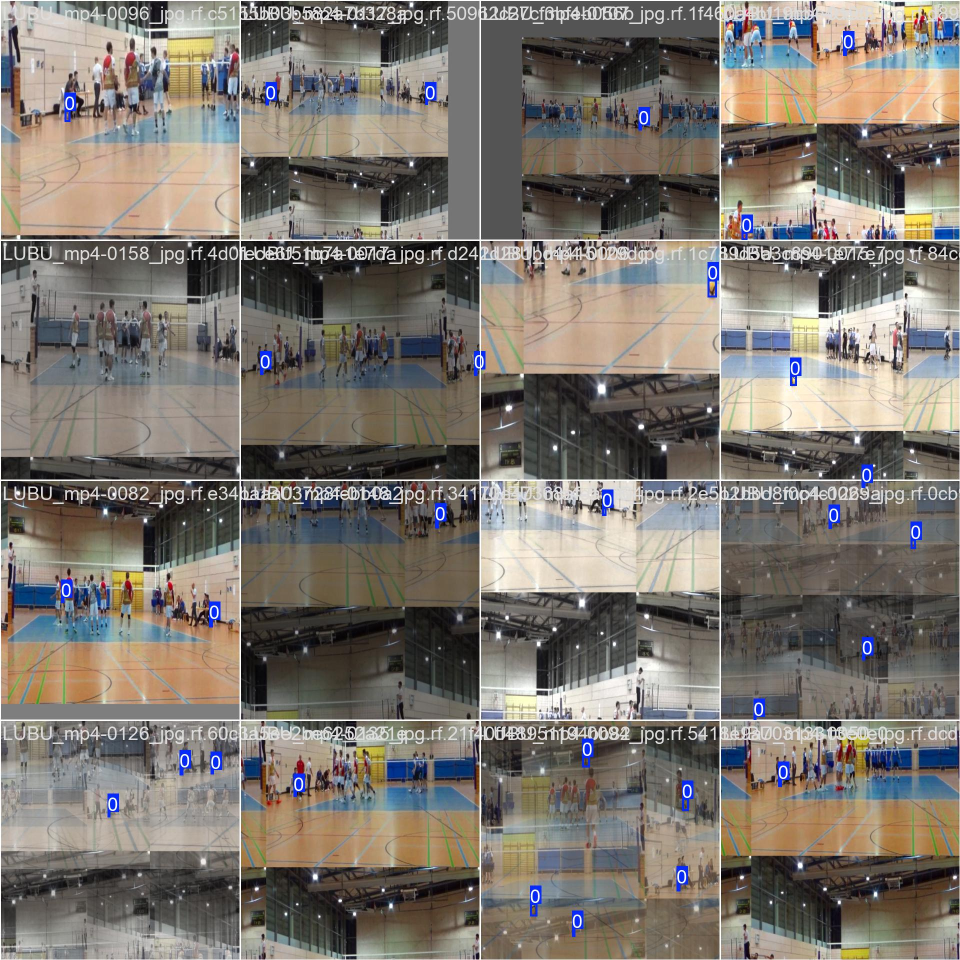
#> input picture Ball_tracking_files/train_batch0 (1).jpg.jpeg, 1920 x 1920 px (shown at 1/2 size)
$ python -i homography_service.py   (imports and definitions only)
#> lines starting #> are read from the running program, lines starting #| are printed output that depends on the picture
#> further down, picture is the input picture: shape (1920, 1920, 3); mean B, G, R 110.7, 118.2, 124.6
"""
Homography Service
──────────────────
Converts camera-view pixel coordinates → normalised top-down court coordinates.

Volleyball court standard: 18 m × 9 m
Origin = top-left of the court (team A back line, left sideline).

The four src_points are the court corners visible in the video frame,
ordered: [top-left, top-right, bottom-right, bottom-left].

Normalised output: x ∈ [0, 1]  (left → right), y ∈ [0, 1]  (top → bottom).
"""

import os
import cv2
import numpy as np
from typing import Tuple, List, Optional

# Standard volleyball court in pixels (scaled for computation)
COURT_W_PX = 900   # 18 m
COURT_H_PX = 450   #  9 m

WEIGHTS_DIR    = os.path.join(os.path.dirname(__file__), "..", "..", "..", "models", "weights")
COURT_WEIGHTS  = os.path.join(WEIGHTS_DIR, "court_detection_best.pt")

# Default court corners in the output (top-down) image
DST_POINTS = np.array([
    [0,          0         ],   # top-left
    [COURT_W_PX, 0         ],   # top-right
    [COURT_W_PX, COURT_H_PX],   # bottom-right
    [0,          COURT_H_PX],   # bottom-left
], dtype=np.float32)


class HomographyService:
    """Compute and apply the perspective transformation."""

    def __init__(self):
        self._H: Optional[np.ndarray] = None          # 3×3 homography matrix
        self._H_inv: Optional[np.ndarray] = None      # inverse (top-down → frame)
        self._src_points: Optional[np.ndarray] = None

    # ──────────────────────────────────────────────────────────────────────────
    # Calibration
    # ──────────────────────────────────────────────────────────────────────────

    def calibrate(self, src_points: List[List[float]]) -> bool:
        """
        Set the four court corners from the video frame.

        Parameters
        ----------
        src_points : [[x0,y0], [x1,y1], [x2,y2], [x3,y3]]
            Pixel coordinates of the four court corners in the video,
            ordered top-left, top-right, bottom-right, bottom-left.
        """
        pts = np.array(src_points, dtype=np.float32)
        if pts.shape != (4, 2):
            return False
        self._src_points = pts
        self._H, _ = cv2.findHomography(pts, DST_POINTS)
        if self._H is not None:
            self._H_inv = np.linalg.inv(self._H)
        return self._H is not None

    # [33 lines left out: function auto_calibrate_from_model, not called in this run]

    def auto_calibrate_from_lines(self, frame: np.ndarray) -> bool:
        """
        Automatic calibration using Hough line detection.

        Strategy
        --------
        1. Work only in the lower 70% of the frame (exclude audience stands).
        2. Detect lines with multiple Hough passes at different thresholds.
        3. Separate lines into horizontal vs vertical clusters by angle.
        4. Use robust percentile clipping (5th/95th) instead of absolute min/max
           to ignore outlier noise lines that would skew the corner estimate.
        5. Fall back to a court-region default (lower 65% of frame, full width)
           if fewer than 4 lines are found.
        """
        h, w = frame.shape[:2]

        # Only examine the lower portion — avoid crowd / scoreboard areas
        roi_top = int(h * 0.30)
        roi = frame[roi_top:, :]
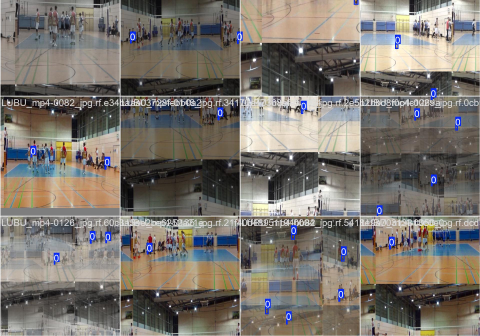
#> roi: shape (1344, 1920, 3) (shown at 1/4 size); mean B, G, R 108.5, 115.8, 121.7

        gray    = cv2.cvtColor(roi, cv2.COLOR_BGR2GRAY)
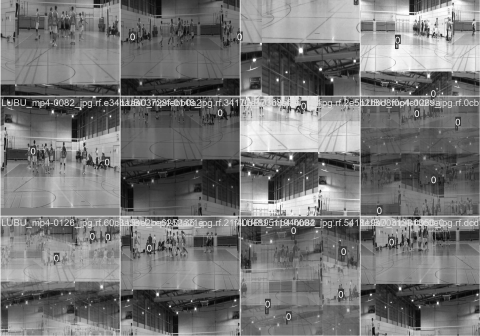
#> gray: shape (1344, 1920) (shown at 1/4 size); min 0, max 255, mean 116.7
        blurred = cv2.GaussianBlur(gray, (7, 7), 0)
        edges   = cv2.Canny(blurred, 30, 120, apertureSize=3)
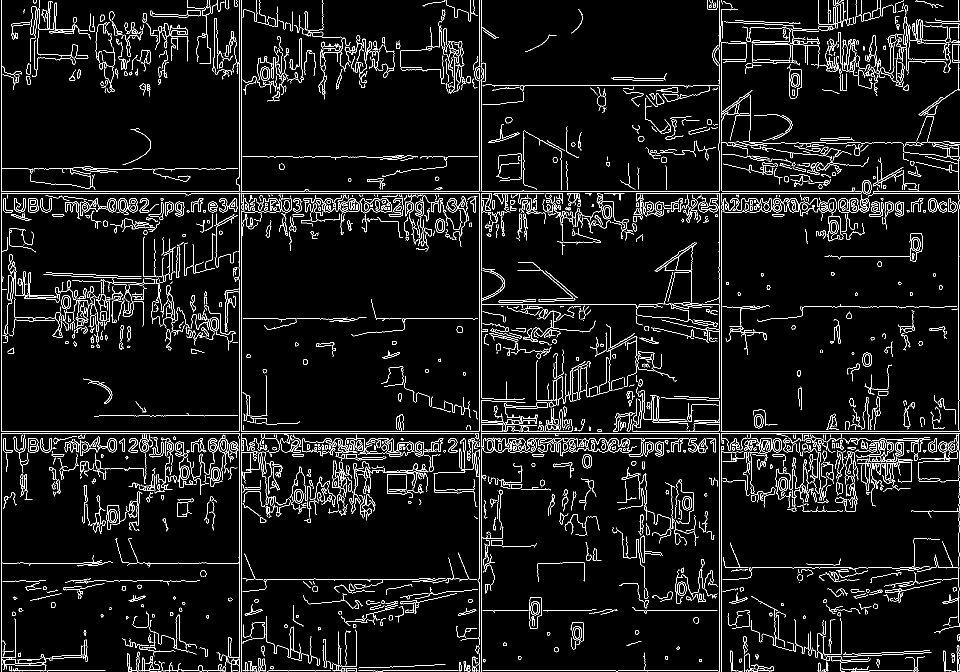
#> edges: shape (1344, 1920) (shown at 1/2 size); 5.8% white in thin lines or dots

        # Try progressively lower thresholds to find lines
        lines = None
        for threshold in (80, 60, 40):
            lines = cv2.HoughLinesP(
                edges, 1, np.pi / 180, threshold=threshold,
                minLineLength=w // 8, maxLineGap=30,
            )
            if lines is not None and len(lines) >= 4:
                break

        if lines is not None and len(lines) >= 4:
            pts = lines[:, 0, :]                          # (N, 4)
#> pts = 183 rows, first 6: [2, 386, 1919, 386], [2, 382, 1919, 382], [2, 862, 1158, 862], [2, 866, 1919, 866], [256, 1341, 1546, 1341], [2, 1343, 2, 0]
            # Re-offset y coordinates back to full-frame space
            pts[:, 1] += roi_top
            pts[:, 3] += roi_top

            # Separate horizontal vs vertical lines
            dx = (pts[:, 2] - pts[:, 0]).astype(float)
#> dx = 183 values, max 1917 at index 0, min 0 at index 5, mean 560.6
            dy = (pts[:, 3] - pts[:, 1]).astype(float)
#> dy = 183 values, max 78 at index 132, min -1343 at index 5, mean -60.82
            angles = np.abs(np.degrees(np.arctan2(dy, dx)))
#> angles = 183 values, max 90 at index 5, min 0 at index 0, mean 5.86
            horiz_mask = angles < 30                      # near-horizontal
            vert_mask  = angles > 60                      # near-vertical

            def pct_range(vals, lo=5, hi=95):
                return (int(np.percentile(vals, lo)),
                        int(np.percentile(vals, hi)))

            # Horizontal lines → define y_min, y_max
            if horiz_mask.sum() >= 2:
                hy = np.concatenate([pts[horiz_mask, 1], pts[horiz_mask, 3]])
#> hy = 346 values, max 1917 at index 4, min 624 at index 124, mean 1224.2
                y_min, y_max = pct_range(hy)
#> y_min = 672; y_max = 1580
            else:
                all_ys = np.concatenate([pts[:, 1], pts[:, 3]])
                y_min, y_max = pct_range(all_ys)

            # Vertical lines → define x_min, x_max
            if vert_mask.sum() >= 2:
                vx = np.concatenate([pts[vert_mask, 0], pts[vert_mask, 2]])
#> vx = 18 values, max 1917 at index 2, min 2 at index 0, mean 885
                x_min, x_max = pct_range(vx)
#> x_min = 2; x_max = 1917
            else:
                all_xs = np.concatenate([pts[:, 0], pts[:, 2]])
                x_min, x_max = pct_range(all_xs)

            # Sanity check: result must be a reasonable rectangle
            if (x_max - x_min) > w * 0.3 and (y_max - y_min) > h * 0.15:
                src = [
                    [x_min, y_min], [x_max, y_min],
                    [x_max, y_max], [x_min, y_max],
                ]
#> src = [[2, 672], [1917, 672], [1917, 1580], [2, 1580]]
                return self.calibrate(src)
#> in calibrate, `self._H, _ = cv2.findHomography(pts, DST_POINTS)`: self._H = [[0.47, 0, -0.94], [0, 0.496, -333], [0, 0, 1]]
#> in calibrate, `self._H_inv = np.linalg.inv(self._H)`: self._H_inv = [[2.13, 0, 2], [0, 2.02, 672], [0, 0, 1]]

        # Fallback: assume the court occupies the lower 70% of the frame,
        # full width with a small margin.  This works for standard broadcast angles
        # where the camera is mounted above and slightly behind the end line.
        margin_x = int(w * 0.03)
        y_top    = int(h * 0.30)          # court starts at ~30% down
        y_bot    = int(h * 0.97)          # court ends near the bottom
        src = [
            [margin_x,     y_top],
            [w - margin_x, y_top],
            [w - margin_x, y_bot],
            [margin_x,     y_bot],
        ]
        return self.calibrate(src)

    # [49 lines left out: function auto_calibrate_best_of, not called in this run]

    # ──────────────────────────────────────────────────────────────────────────
    # Transformation helpers
    # ──────────────────────────────────────────────────────────────────────────

    def is_calibrated(self) -> bool:
        return self._H is not None

    # [55 lines left out: functions frame_to_court, court_to_frame, transform_bbox_center, get_court_image, not called in this run]

>>> import cv2
>>> picture = cv2.imread('../../../Ball_tracking_files/train_batch0 (1).jpg.jpeg')
>>> result = HomographyService().auto_calibrate_from_lines(picture)
#> result = True

$ run again, on Ball_tracking_files/train_batch1 (1).jpg.jpeg
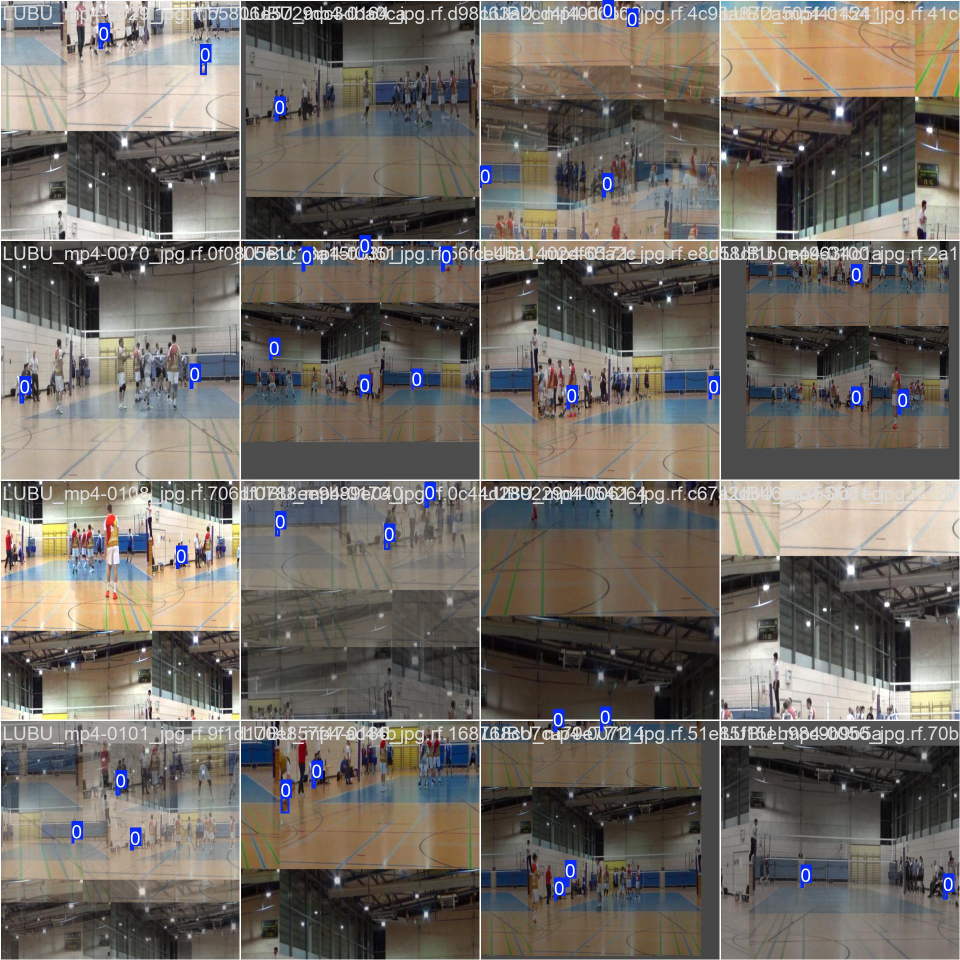
#> input picture Ball_tracking_files/train_batch1 (1).jpg.jpeg, 1920 x 1920 px (shown at 1/2 size)
#> picture is the input picture: shape (1920, 1920, 3); mean B, G, R 100.3, 106.9, 112.7
#> in auto_calibrate_from_lines, `gray    = cv2.cvtColor(roi, cv2.COLOR_BGR2GRAY)`:
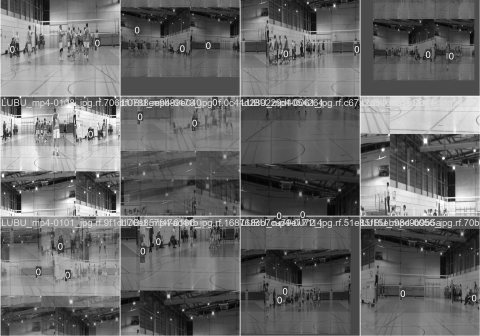
#> gray: shape (1344, 1920) (shown at 1/4 size); min 0, max 255, mean 105
#> in auto_calibrate_from_lines, `edges   = cv2.Canny(blurred, 30, 120, apertureSize=3)`:
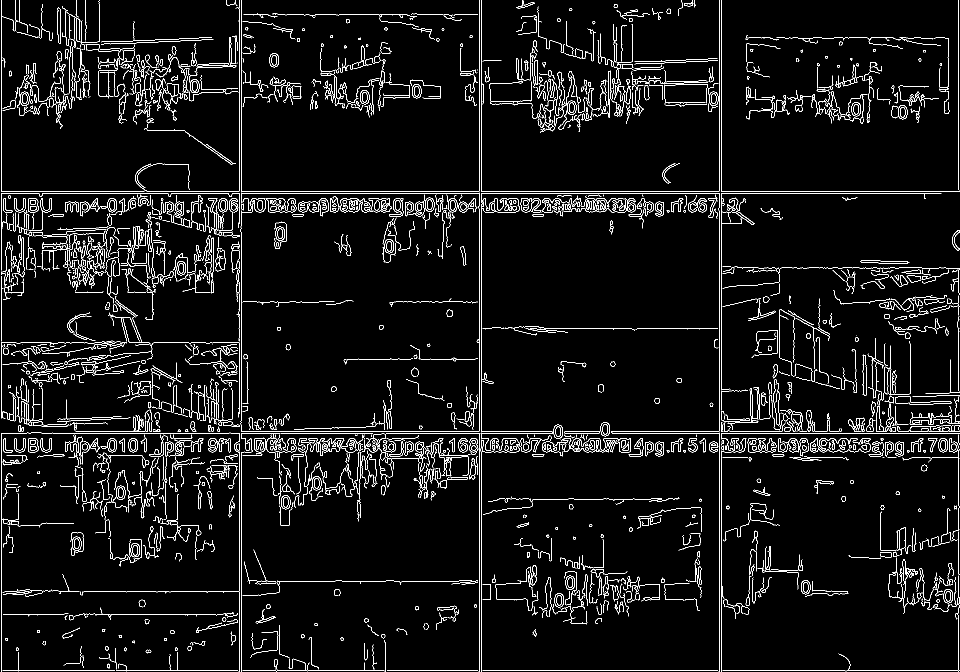
#> edges: shape (1344, 1920) (shown at 1/2 size); 5% white in thin lines or dots
#> in auto_calibrate_from_lines, `pts = lines[:, 0, :]`: pts = 152 rows, first 6: [2, 386, 1862, 386], [774, 866, 1919, 866], [2, 1341, 1918, 1341], [2, 382, 1919, 382], [2, 1343, 2, 0], [482, 1343, 482, 0]
#> dx = 152 values, max 1917 at index 3, min 0 at index 4, mean 672.1
#> dy = 152 values, max 314 at index 135, min -1343 at index 4, mean -59.24
#> angles = 152 values, max 90 at index 4, min 0 at index 0, mean 7.53
#> hy = 280 values, max 1917 at index 2, min 605 at index 25, mean 1160.3
#> y_min = 733; y_max = 1738
#> vx = 22 values, max 1917 at index 7, min 2 at index 0, mean 915.6
#> x_min = 12; x_max = 1917
#> src = [[12, 733], [1917, 733], [1917, 1738], [12, 1738]]
#> self._H = [[0.472, 0, -5.67], [0, 0.448, -328.2], [0, 0, 1]]
#> self._H_inv = [[2.12, 0, 12], [0, 2.23, 733], [0, 0, 1]]
#> result = True

$ run again, on Ball_tracking_files/train_batch2 (1).jpg.jpeg
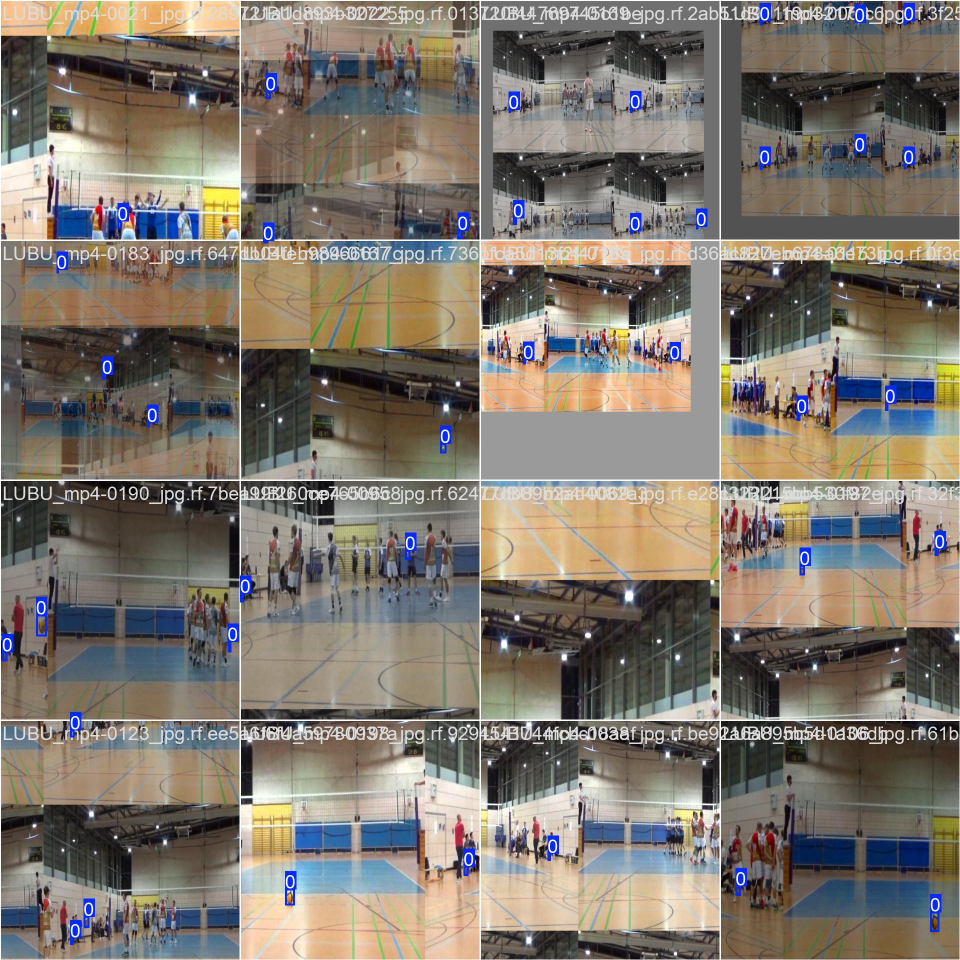
#> input picture Ball_tracking_files/train_batch2 (1).jpg.jpeg, 1920 x 1920 px (shown at 1/2 size)
#> picture is the input picture: shape (1920, 1920, 3); mean B, G, R 109.2, 118.9, 126.3
#> in auto_calibrate_from_lines, `gray    = cv2.cvtColor(roi, cv2.COLOR_BGR2GRAY)`:
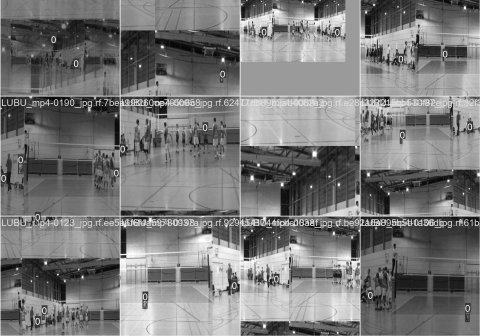
#> gray: shape (1344, 1920) (shown at 1/4 size); min 0, max 255, mean 120.7
#> in auto_calibrate_from_lines, `edges   = cv2.Canny(blurred, 30, 120, apertureSize=3)`:
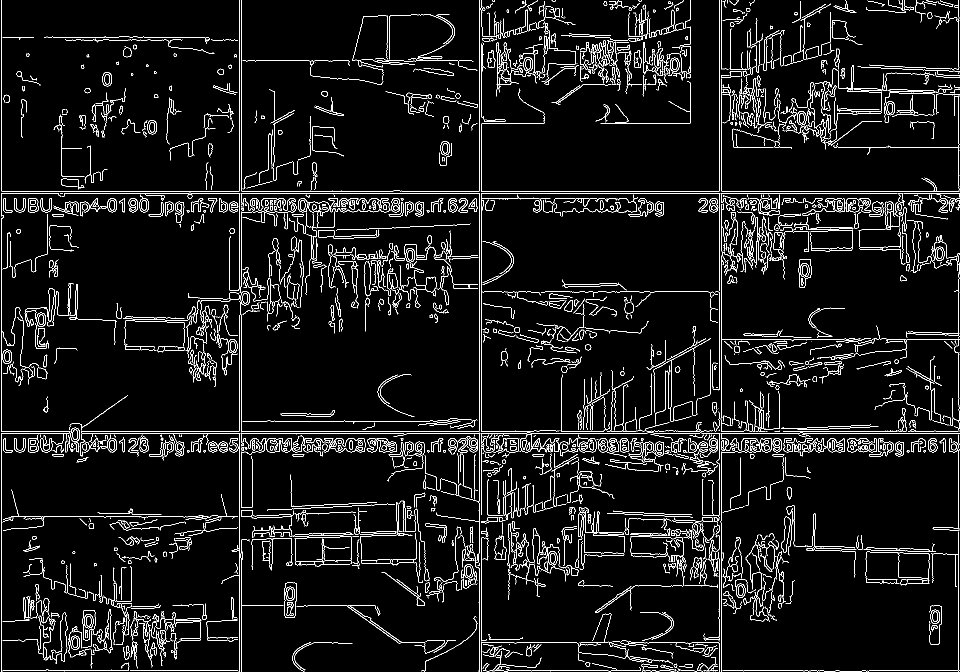
#> edges: shape (1344, 1920) (shown at 1/2 size); 5.6% white in thin lines or dots
#> in auto_calibrate_from_lines, `pts = lines[:, 0, :]`: pts = 181 rows, first 6: [1112, 862, 1919, 862], [2, 866, 1919, 866], [2, 386, 1919, 386], [3, 382, 1919, 382], [962, 1343, 962, 87], [482, 1032, 482, 0]
#> dx = 181 values, max 1917 at index 1, min 0 at index 4, mean 561
#> dy = 181 values, max 69 at index 133, min -1343 at index 8, mean -62.68
#> angles = 181 values, max 90 at index 4, min 0 at index 0, mean 9.02
#> hy = 332 values, max 1917 at index 4, min 648 at index 323, mean 1294.6
#> y_min = 715; y_max = 1854
#> vx = 28 values, max 1917 at index 6, min 2 at index 4, mean 979.4
#> x_min = 35; x_max = 1917
#> src = [[35, 715], [1917, 715], [1917, 1854], [35, 1854]]
#> self._H = [[0.478, 0, -16.74], [0, 0.395, -282.5], [0, 0, 1]]
#> self._H_inv = [[2.09, 0, 35], [0, 2.53, 715], [0, 0, 1]]
#> result = True
